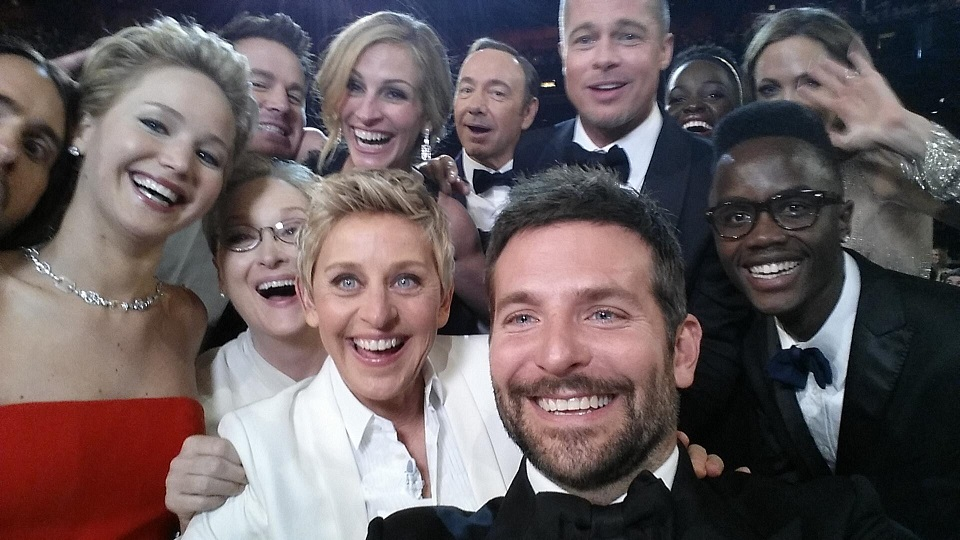
#> input picture 1_basics/test.jpg, 960 x 540 px
$ python crop_image.py
#> lines starting #> are read from the running program, lines starting #| are printed output that depends on the picture
import numpy as np
import cv2
import matplotlib.pyplot as plt


img = cv2.imread('test.jpg')
#> img is the input picture: shape (540, 960, 3); mean B, G, R 93.4, 91.7, 103.6
print('center pixel values:',img[960//2, 540//2, :])
#| center pixel values: [242 237 222]

crop = img[250:451,480:681, :]
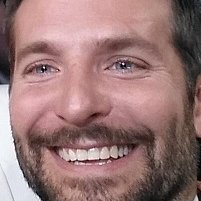
#> crop: shape (201, 201, 3); mean B, G, R 117.6, 118.9, 152.2
print('cropped image size:',crop.shape)
#| cropped image size: (201, 201, 3)

#flip = img[::-1,:,:]

cv2.imshow('test crop', crop)
cv2.waitKey(0)
cv2.destroyAllWindows()

#cv2.imshow('flip', flip)
#cv2.waitKey(0)
#cv2.destroyAllWindows()
